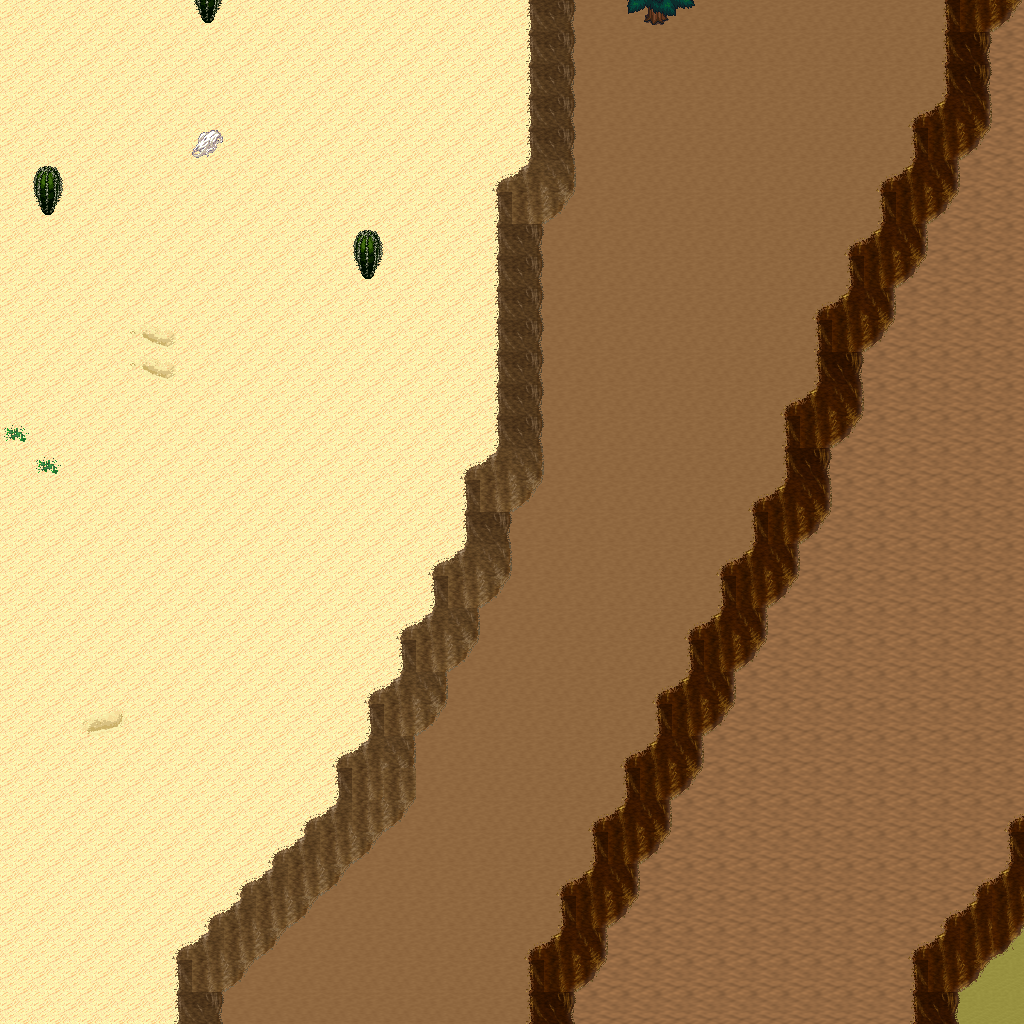

Below is a game level as drawn by its tile map, then a one-line description and the .tmx that defines it (tile-layer data replaced by summaries):
An orthogonal 32x32 tile map with 32x32 px tiles, 5 tile layers (Ground, Objects, Objects2, Above, ...), 1 hidden layer not drawn, 12 tilesets.

<map version="1.10" tiledversion="1.11.0" orientation="orthogonal" renderorder="right-down" width="32" height="32" tilewidth="32" tileheight="32" infinite="0" nextlayerid="11" nextobjectid="1">
 <tileset firstgid="1" name="logic_collision" tilewidth="32" tileheight="32" tilecount="1" columns="1">
  <image source="../drawable/logic_collision.png" width="32" height="32" />
 </tileset>
 <tileset firstgid="2" name="ground_ground" tilewidth="32" tileheight="32" tilecount="33" columns="3">
  <image source="../drawable/ground_ground.png" width="96" height="352" />
 </tileset>
 <tileset firstgid="35" name="ground_ridge_earth_pale" tilewidth="32" tileheight="32" tilecount="96" columns="12">
  <image source="../drawable/ground_ridge_earth_pale.png" width="384" height="256" />
 </tileset>
 <tileset firstgid="131" name="ground_ridge_earth_dark" tilewidth="32" tileheight="32" tilecount="96" columns="12">
  <image source="../drawable/ground_ridge_earth_dark.png" width="384" height="256" />
 </tileset>
 <tileset firstgid="227" name="terrain_desert" tilewidth="32" tileheight="32" tilecount="88" columns="8">
  <image source="../drawable/terrain_desert.png" width="256" height="352" />
 </tileset>
 <tileset firstgid="315" name="ground_sand_2" tilewidth="32" tileheight="32" tilecount="15" columns="5">
  <image source="../drawable/ground_sand_2.png" width="160" height="96" />
 </tileset>
 <tileset firstgid="330" name="plant_tree_evergreen" tilewidth="32" tileheight="32" tilecount="36" columns="3">
  <image source="../drawable/plant_tree_evergreen.png" width="96" height="384" />
 </tileset>
 <tileset firstgid="366" name="plant_cactus_2" tilewidth="32" tileheight="32" tilecount="10" columns="5">
  <image source="../drawable/plant_cactus_2.png" width="160" height="64" />
 </tileset>
 <tileset firstgid="376" name="plant_cactus" tilewidth="32" tileheight="32" tilecount="2" columns="1">
  <image source="../drawable/plant_cactus.png" width="32" height="64" />
 </tileset>
 <tileset firstgid="378" name="plant_bush_various_small" tilewidth="32" tileheight="32" tilecount="9" columns="3">
  <image source="../drawable/plant_bush_various_small.png" width="96" height="96" />
 </tileset>
 <tileset firstgid="387" name="plant_tree_tree_green" tilewidth="32" tileheight="32" tilecount="88" columns="8">
  <image source="../drawable/plant_tree_tree_green.png" width="256" height="352" />
 </tileset>
 <tileset firstgid="475" name="building_fence_fence_chunky" tilewidth="32" tileheight="32" tilecount="21" columns="3">
  <image source="../drawable/building_fence_fence_chunky.png" width="96" height="224" />
 </tileset>
 <layer id="1" name="Ground" width="32" height="32">
  <data>[1024 cells, 1024 non-empty, 10 distinct tile ids]</data>
 </layer>
 <layer id="2" name="Objects" width="32" height="32">
  <data>[1024 cells, 198 non-empty, 17 distinct tile ids]</data>
 </layer>
 <layer id="3" name="Objects2" width="32" height="32">
  <data>[1024 cells, 0 non-empty, 0 distinct tile ids]</data>
 </layer>
 <layer id="4" name="Above" width="32" height="32">
  <data>[1024 cells, 4 non-empty, 3 distinct tile ids]</data>
 </layer>
 <layer id="5" name="Above2" width="32" height="32">
  <data>[1024 cells, 0 non-empty, 0 distinct tile ids]</data>
 </layer>
 <layer id="6" name="Walkable" width="32" height="32" visible="0">
  <data>[1024 cells, 101 non-empty, 1 distinct tile ids]</data>
 </layer>
 <objectgroup id="7" name="Mapevents" />
 <objectgroup id="8" name="Spawn" />
 <objectgroup id="9" name="Keys" />
 <objectgroup id="10" name="Replace" />
</map>
